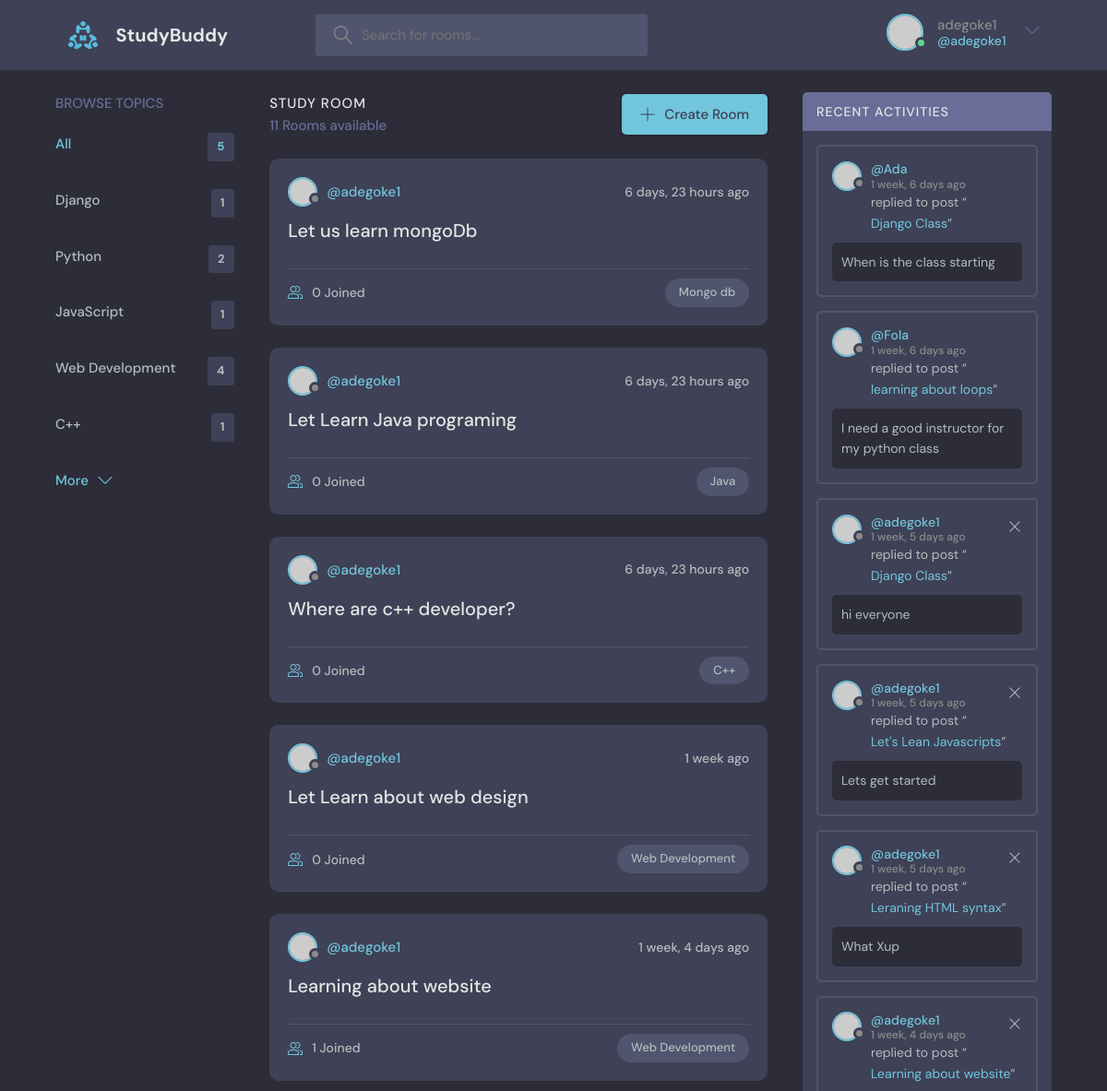
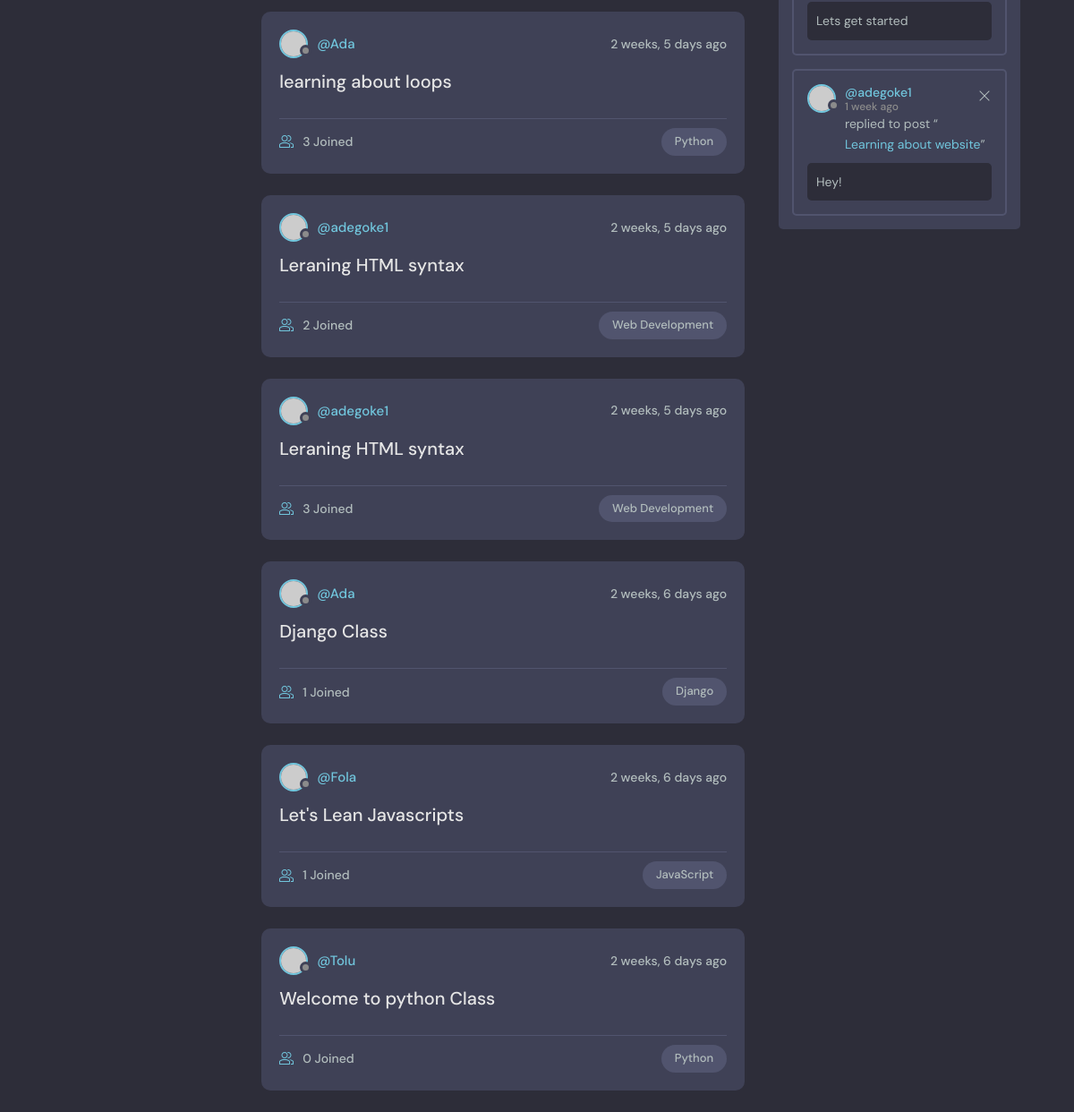
The app's page / (signed in) with its own data (2 pictures, top to bottom).
### tunde/models.py (models this page shows, shortened)
class Topic(models.Model):
    name=models.CharField(max_length=200)

class Room(models.Model):
    host=models.ForeignKey(User,  on_delete=models.SET_NULL, null=True)
    topic=models.ForeignKey(Topic, on_delete=models.SET_NULL, null=True)
    name=models.CharField(max_length=300)
    description=models.TextField(blank=True)
    participants=models.ManyToManyField(User, related_name='participants', blank=True)
    created_date=models.DateTimeField(auto_now_add=True)
    updated_date=models.DateTimeField(auto_now=True)
    class Meta:
        ordering = ['-created_date', '-updated_date']
    def __str__(self):
        return self.name

class Message(models.Model):
    user=models.ForeignKey(User, on_delete=models.CASCADE)
    room=models.ForeignKey(Room, on_delete=models.CASCADE)
    body=models.TextField(blank=True)
    created_date=models.DateTimeField(auto_now_add=True)
    updated_date=models.DateTimeField(auto_now=True)

### tunde/views.py (the view)
# urls.py: 2. Add a URL to urlpatterns:  path('', views.home, name='home')
@login_required(login_url='login')
def home(request):
    q= request.GET.get('q') if request.GET.get('q') else ''
    rooms=Room.objects.filter(Q(topic__name__icontains=q)|
                              Q(name__icontains=q)|
                              Q(description__icontains=q))
    topics=Topic.objects.all()[0:5]
    room_count=rooms.count()
    room_messages=Message.objects.filter(Q(room__topic__name__icontains=q))
    context={'rooms':rooms, 'topics':topics, 'room_messages':room_messages, 'room_count': room_count }
    return render(request, 'tunde/home.html', context)

### tunde/templates/tunde/home.html (shortened to what this page needs)
{% extends 'main.html' %}
   {% block content %}
   <main class="layout layout--3">
    <div class="container">
     {% include 'tunde/topics_component.html' %}
      <div class="roomList">
        <div class="roomList__header">
          <div>
            <h2>Study Room</h2>
            <p>{{room_count}} Rooms available</p>
          </div>
          <a class="btn btn--main" href="{% url 'createRoom' %}">
            <svg version="1.1" xmlns="http://www.w3.org/2000/svg" width="32" height="32" viewBox="0 0 32 32">
              <title>add</title>
              <path
                d="M16.943 0.943h-1.885v14.115h-14.115v1.885h14.115v14.115h1.885v-14.115h14.115v-1.885h-14.115v-14.115z"
              ></path>
            </svg>
            Create Room
          </a>
        </div>
       {% include 'tunde/feeds_components.html' %}
      </div>
     {% include 'tunde/activity_component.html' %}
    </div>
  </main>
   {% endblock content %}

### templates/navbar.html (shortened to what this page needs)
{% load static %}
<header class="header header--loggedIn">
    <div class="container">
      <a href="{% url 'home' %}" class="header__logo">
        <img src="{% static 'images/logo.svg' %}" />
        <h1>StudyBuddy</h1>
      </a>
      <form class="header__search" action="{% url 'home' %}" method="GET">
        <label>
          <input placeholder="Search for rooms..."  name="q"/>
        </label>
      </form>
      <nav class="header__menu">
        {% if request.user.is_authenticated %}
        <div class="header__user">
          <a href="{% url 'profile' user.id %}">
            <div class="avatar avatar--medium active">
              <img src="https://randomuser.me/api/portraits/men/37.jpg" />
            </div>
            <p>{{request.user}} <span>@{{request.user}}</span></p>
          </a>
          <button class="dropdown-button">
            <svg version="1.1" xmlns="http://www.w3.org/2000/svg" width="32" height="32" viewBox="0 0 32 32">
              <title>chevron-down</title>
              <path d="M16 21l-13-13h-3l16 16 16-16h-3l-13 13z"></path>
            </svg>
          </button>
        </div>
        {% else %}
        <a href="{% url 'login' %}">
          <img src="{%  static 'images/avatar.svg' %}" />
          <p>Login</p>
        </a>
        {% endif %}
      </nav>
    </div>
  </header>

### tunde/templates/tunde/topics_component.html (shortened to what this page needs)
<div class="topics">
   <div class="topics__header">
     <h2>Browse Topics</h2>
   </div>
   <ul class="topics__list">
     <li>
       <a href="{% url 'home' %}" class="active">All <span>{{topics.count}}</span></a>
     </li>
     {% for topic in topics %}
     <li>
       <a href="{% url 'home' %}?q={{topic.name}}">{{topic.name}}<span>{{topic.room_set.all.count}}</span></a>
     </li>
     {% endfor %}
   </ul>
   <a class="btn btn--link" href="{% url 'topic' %}">
     More
     <svg version="1.1" xmlns="http://www.w3.org/2000/svg" width="32" height="32" viewBox="0 0 32 32">
       <title>chevron-down</title>
       <path d="M16 21l-13-13h-3l16 16 16-16h-3l-13 13z"></path>
     </svg>
   </a>
 </div>

### tunde/templates/tunde/feeds_components.html (shortened to what this page needs)
{% for x  in rooms  %}
<div class="roomListRoom">
  <div class="roomListRoom__header">
    <a href="{% url 'profile' x.host.id %}" class="roomListRoom__author">
      <div class="avatar avatar--small">
        <img src="https://randomuser.me/api/portraits/women/11.jpg" />
      </div>
      <span>@{{x.host}}</span>
    </a>
    <div class="roomListRoom__actions">
      <span> {{x.created_date|timesince}}  ago</span>
    </div>
  </div>
  <div class="roomListRoom__content">
    <a href="{% url 'room' x.id %}">{{x.name}}</a>
  </div>
  <div class="roomListRoom__meta">
    <a href="{% url 'room' x.id %}" class="roomListRoom__joined">
      {{x.participants.count}} Joined
    </a>
    <p class="roomListRoom__topic">{{x.topic.name}}</p>
  </div>
</div>
{% endfor %}

### tunde/templates/tunde/activity_component.html (shortened to what this page needs)
<div class="activities">
    <div class="activities__header">
      <h2>Recent Activities</h2>
    </div>
    {% for x in room_messages  %}
    <div class="activities__box">
      <div class="activities__boxHeader roomListRoom__header">
        <a href="{% url 'profile' x.user.id %}" class="roomListRoom__author">
          <div class="avatar avatar--small">
            <img src="https://randomuser.me/api/portraits/women/11.jpg" />
          </div>
          <p>
            @{{x.user.username}}
            <span>{{x.created_date|timesince}} ago</span>
          </p>
        </a>
        <div class="roomListRoom__actions">
            {% if x.user == request.user %}
          <a href="{% url 'delete-message' x.id %}">
            <svg version="1.1" xmlns="http://www.w3.org/2000/svg" width="32" height="32" viewBox="0 0 32 32">
              <title>remove</title>
              <path
                d="M27.314 6.019l-1.333-1.333-9.98 9.981-9.981-9.981-1.333 1.333 9.981 9.981-9.981 9.98 1.333 1.333 9.981-9.98 9.98 9.98 1.333-1.333-9.98-9.98 9.98-9.981z"
              ></path>
            </svg>
          </a>
          {% endif %}
        </div>
      </div>
      <div class="activities__boxContent">
        <p>replied to post “<a href="{% url 'room' x.room.id %}">{{x.room}}</a>”</p>
        <div class="activities__boxRoomContent">
         {{x.body}}
        </div>
      </div>
    </div>
    {% endfor %}
  </div>

### records on screen
Topic: name "Django", room_set.all.count "1"
Topic: name "Python", room_set.all.count "2"
Topic: name "JavaScript", room_set.all.count "1"
Topic: name "Web Development", room_set.all.count "4"
Topic: name "C++", room_set.all.count "1"
Room: host "adegoke1", created_date "6 days, 23 hours", name "Let us learn mongoDb", participants.count "0", topic.name "Mongo db"
Room: host "adegoke1", created_date "6 days, 23 hours", name "Let Learn Java programing", participants.count "0", topic.name "Java"
Room: host "adegoke1", created_date "6 days, 23 hours", name "Where are c++ developer?", participants.count "0", topic.name "C++"
Room: host "adegoke1", created_date "1 week", name "Let Learn about web design", participants.count "0", topic.name "Web Development"
Room: host "adegoke1", created_date "1 week, 4 days", name "Learning about website", participants.count "1", topic.name "Web Development"
Room: host "Ada", created_date "2 weeks, 5 days", name "learning about loops", participants.count "3", topic.name "Python"
Room: host "adegoke1", created_date "2 weeks, 5 days", name "Leraning HTML syntax", participants.count "2", topic.name "Web Development"
Room: host "adegoke1", created_date "2 weeks, 5 days", name "Leraning HTML syntax", participants.count "3", topic.name "Web Development"
Room: host "Ada", created_date "2 weeks, 6 days", name "Django Class", participants.count "1", topic.name "Django"
Room: host "Fola", created_date "2 weeks, 6 days", name "Let's Lean Javascripts", participants.count "1", topic.name "JavaScript"
Room: host "Tolu", created_date "2 weeks, 6 days", name "Welcome to python Class", participants.count "0", topic.name "Python"
Message: user.username "Ada", created_date "1 week, 6 days", room "Django Class", body "When is the class starting"
Message: user.username "Fola", created_date "1 week, 6 days", room "learning about loops", body "I need a good instructor for my python class"
Message: user.username "adegoke1", created_date "1 week, 5 days", room "Django Class", body "hi everyone"
Message: user.username "adegoke1", created_date "1 week, 5 days", room "Let's Lean Javascripts", body "Lets get started"
Message: user.username "adegoke1", created_date "1 week, 5 days", room "Leraning HTML syntax", body "What Xup"
Message: user.username "adegoke1", created_date "1 week, 4 days", room "Learning about website", body "Lets get started"
Message: user.username "adegoke1", created_date "1 week", room "Learning about website", body "Hey!"

### other values on screen
{{ request.user }} "adegoke1"
{{ topics.count }} "5"
{{ room_count }} "11"
